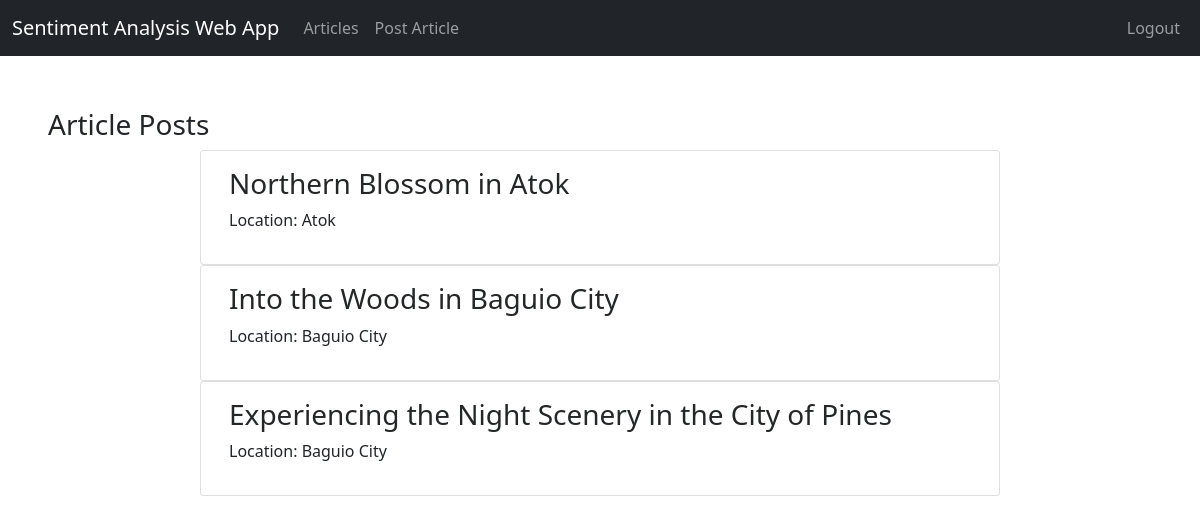
Screenshot of /index/ (signed in) with the database file from the repository.
### models.py (models this page shows, shortened)
class Article(db.Model):
    __tablename__ = 'article'
    __table_args__ = {'extend_existing': True}
    id=db.Column(db.Integer, primary_key = True)
    title = db.Column(db.String(50),nullable=False)
    description = db.Column(db.String(32),nullable=False)
    article_pic = db.Column(db.String(32),nullable=True)
    location = db.Column(db.String(50),nullable=False)
    date = db.Column(db.DateTime(), default = datenow, index = True)
    user_id = db.Column(db.Integer, db.ForeignKey('user.id'))
    comments = db.relationship('Comment', backref='article',
                                lazy='dynamic')

### routes.py (the view)
@app.route('/')
@app.route('/index/', methods=['GET','POST'])
def index():
    if session.get("user_id") == None:
        session["user_id"] = 1
    user_id =session.get("user_id")
    articles = Article.query.order_by(desc(Article.date)).all()
    return render_template('index.html', articles = articles, user_id=user_id)

### routes.py (called while the page is built)
@login_manager.user_loader
def load_user(user_id):
    return User.query.get(user_id)

### templates/index.html
{% extends "base.html" %}
{% block main %}
<h3 class="mx-5">Article Posts</h3>
  {% for article in articles %}
    <div class="row justify-content-center">
      <div class="card justify-content-center" style="width: 50rem;">
        <div class="card-body">
          <a id="articlelink" href="{{ url_for('viewarticle', article_id=article.id) }}"><h3>{{ article.title }}</h3></a>
          <p>Location: {{ article.location }}</p>
        </div>
      </div>
    </div>
  {% endfor %}
{% endblock %}

### templates/base.html (style rules this page uses)
#articlelink:link { text-decoration: none; color:#252627; }

### rows the page displays
Article: title "Northern Blossom in Atok", location "Atok"
Article: title "Into the Woods in Baguio City", location "Baguio City"
Article: title "Experiencing the Night Scenery in the City of Pines", location "Baguio City"
